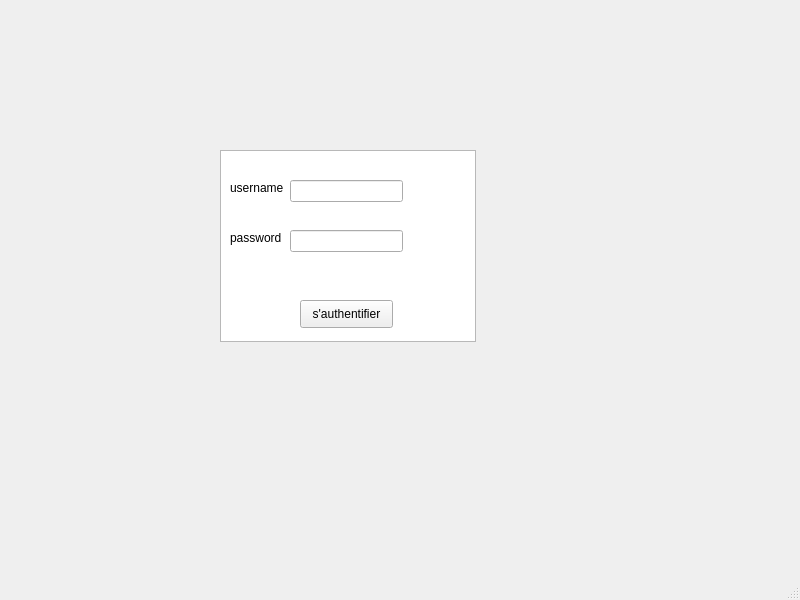
<?xml version="1.0" encoding="UTF-8"?>
<ui version="4.0">
 <class>admin</class>
 <widget class="QMainWindow" name="admin">
  <property name="geometry">
   <rect>
    <x>0</x>
    <y>0</y>
    <width>800</width>
    <height>600</height>
   </rect>
  </property>
  <property name="windowTitle">
   <string>MainWindow</string>
  </property>
  <widget class="QWidget" name="centralwidget">
   <widget class="QTableView" name="tableView">
    <property name="geometry">
     <rect>
      <x>220</x>
      <y>150</y>
      <width>256</width>
      <height>192</height>
     </rect>
    </property>
   </widget>
   <widget class="QPushButton" name="pushButton_admin">
    <property name="geometry">
     <rect>
      <x>300</x>
      <y>300</y>
      <width>93</width>
      <height>28</height>
     </rect>
    </property>
    <property name="text">
     <string>s'authentifier</string>
    </property>
   </widget>
   <widget class="QLineEdit" name="lineEdit_username">
    <property name="geometry">
     <rect>
      <x>290</x>
      <y>180</y>
      <width>113</width>
      <height>22</height>
     </rect>
    </property>
   </widget>
   <widget class="QLineEdit" name="lineEdit_password">
    <property name="geometry">
     <rect>
      <x>290</x>
      <y>230</y>
      <width>113</width>
      <height>22</height>
     </rect>
    </property>
   </widget>
   <widget class="QLabel" name="label">
    <property name="geometry">
     <rect>
      <x>230</x>
      <y>180</y>
      <width>56</width>
      <height>16</height>
     </rect>
    </property>
    <property name="text">
     <string>username</string>
    </property>
   </widget>
   <widget class="QLabel" name="label_2">
    <property name="geometry">
     <rect>
      <x>230</x>
      <y>230</y>
      <width>56</width>
      <height>16</height>
     </rect>
    </property>
    <property name="text">
     <string>password</string>
    </property>
   </widget>
  </widget>
  <widget class="QMenuBar" name="menubar">
   <property name="geometry">
    <rect>
     <x>0</x>
     <y>0</y>
     <width>800</width>
     <height>26</height>
    </rect>
   </property>
  </widget>
  <widget class="QStatusBar" name="statusbar"/>
 </widget>
 <resources/>
 <connections/>
</ui>
